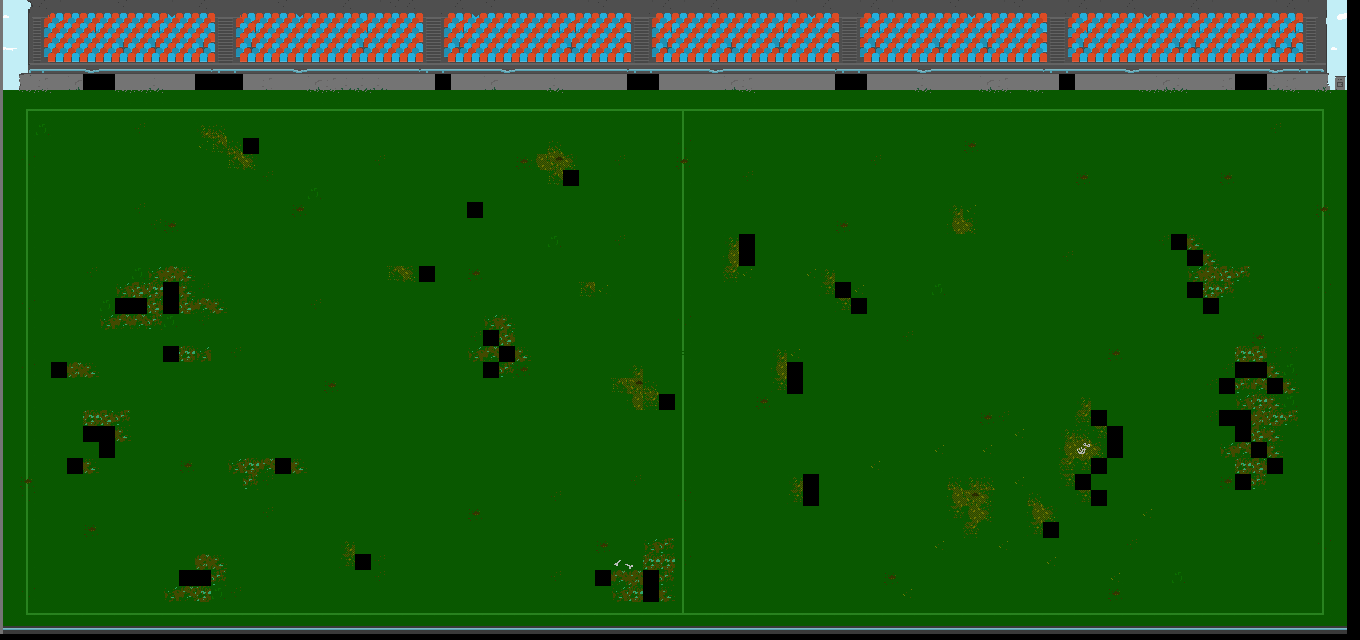

Below is a game level as drawn by its tile map, then a one-line description and the .tmx that defines it (tile-layer data replaced by summaries):
An orthogonal 85x40 tile map with 16x16 px tiles, 1 tile layer (Tile Layer 1).

<map version="1.0" tiledversion="1.1.4" orientation="orthogonal" renderorder="right-down" width="85" height="40" tilewidth="16" tileheight="16" infinite="0" nextobjectid="1">
 <tileset firstgid="1" source="stadion.tsx" />
 <layer name="Tile Layer 1" width="85" height="40" offsetx="-13.25" offsety="-6.25">
  <data>[3400 cells, 3400 non-empty, 99 distinct tile ids]</data>
 </layer>
</map>